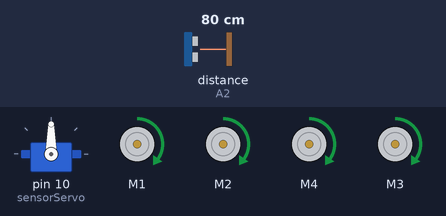
Simulated run of this sketch. Board: Arduino Uno, built with avr-gcc and run on an emulated ATmega328P. Parts: servo, 4 × DC motor (green arrow = forward, orange = backward, longer = faster). The inputs (shaded band) are chosen by the test bench; at power-on: distance to the obstacle (sensor on A2) 80 cm. The echo pulse lasts 58.3 µs per cm.

Above: at 1.2 s.
1.3 s: distance to the obstacle (sensor on A2) set to 32 cm
2.8 s: distance to the obstacle (sensor on A2) set to 26 cm
At 3.2 s:
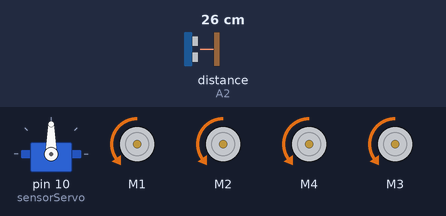
At 3.9 s:
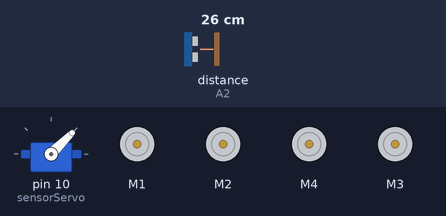
5.8 s: distance to the obstacle (sensor on A2) set to 35 cm
8.8 s: distance to the obstacle (sensor on A2) set to 2 cm
At 11.0 s:
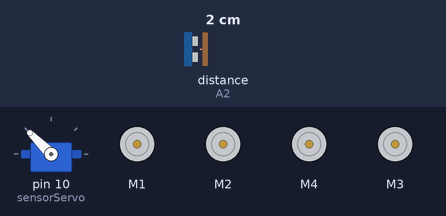
Timing chart, 0 to 12.8 s (numbered marks = the images above; inputs shaded):
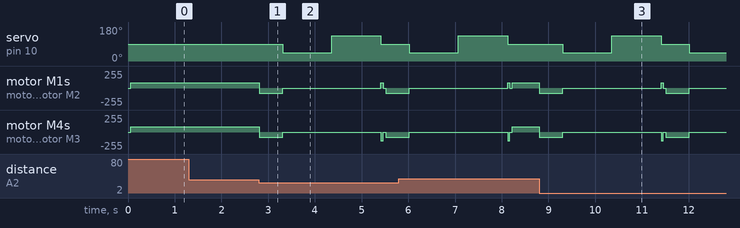

Measured:
- the behaviour switches between 30 and 29 cm on distance to the obstacle (sensor on A2) (found by bisection; images 0 and 1)
- after the input at 1.3 s, every drawn part: stays the same
- after the input at 2.8 s, servo on pin 10 (sensorServo): 90° → 45° after 0.51 s, → 135° 1.1 s later, → 90° 1.1 s later; motor M1, motor M2, motor M4, motor M3: forward 80/255 → backward 80/255 at once, → stopped 0.50 s later, → backward 80/255 2.1 s later
- after the input at 8.8 s, servo on pin 10 (sensorServo): 90° → 45° after 0.51 s, → 135° 1.1 s later, → 90° 1.1 s later, → 45° 0.60 s later; motor M1, motor M2, motor M4, motor M3: alternates backward 80/255 for 0.55 s and stopped for 2.1 s, starting at once

The sketch:

Autonomus_Drive.ino
```cpp
#include <AFMotor.h>
#include <Servo.h>
#include <NewPing.h>
#include <SoftwareSerial.h>


#define TRIG_PIN A3
#define ECHO_PIN A2
#define MAX_DISTANCE 400
#define LEFT_ANG 135
#define RIGHT_ANG 45
#define FRONT_ANG 90

NewPing sonar(TRIG_PIN, ECHO_PIN, MAX_DISTANCE);
SoftwareSerial Bluetooth(14, 15);

AF_DCMotor leftFRONT(1);
AF_DCMotor leftBACK(2);
AF_DCMotor rightFRONT(4);
AF_DCMotor rightBACK(3);
Servo sensorServo;

int forwardSPEED = 80 ;
int speedADJUSTMENT = 50 ;
int leftSPEED= forwardSPEED;
int rightSPEED= leftSPEED + speedADJUSTMENT ;
int turningDELAY = 50;
int slow = 70;
int fast = 50;
int distanceFRONT;
int distanceLEFT;
int distanceRIGHT;
int carDIRECTION = 0;

void setup() {
  Serial.begin(9600);
  Bluetooth.begin(9600);
  sensorServo.attach(10);
  sensorServo.write(FRONT_ANG);


}

void loop() {


distanceFRONT = measureDISTANCE();
  if (distanceFRONT >= 30) {
    goFORWARD();

  }
  else {
    breakCAR();
    goBACKWARD();
    breakCAR();
    sensorServo.write(RIGHT_ANG);
    delay(500);
    distanceRIGHT = measureDISTANCE ();
    delay(500);
    sensorServo.write(LEFT_ANG);
    delay(500);
    distanceLEFT = measureDISTANCE ();
    delay(500);
    sensorServo.write(FRONT_ANG);


    if (distanceRIGHT >= distanceLEFT) {

      turnRIGHT();
      breakCAR();

    }
    else {
      turnLEFT();
      breakCAR();
    }}


}
void goFORWARD() {
  leftFRONT.setSpeed(forwardSPEED);
  leftBACK.setSpeed(forwardSPEED);
  rightFRONT.setSpeed(forwardSPEED);
  rightBACK.setSpeed(forwardSPEED);

  leftFRONT.run(FORWARD);
  leftBACK.run(FORWARD);
  rightFRONT.run(FORWARD);
  rightBACK.run(FORWARD);

}
void goBACKWARD() {
  leftFRONT.setSpeed(forwardSPEED);
  leftBACK.setSpeed(forwardSPEED);
  rightFRONT.setSpeed(forwardSPEED);
  rightBACK.setSpeed(forwardSPEED);

  leftFRONT.run(BACKWARD);
  leftBACK.run(BACKWARD);
  rightFRONT.run(BACKWARD);
  rightBACK.run(BACKWARD);
  delay (500);
}

void breakCAR () {
  leftFRONT.run(RELEASE);
  leftBACK.run(RELEASE);
  rightFRONT.run(RELEASE);
  rightBACK.run(RELEASE);
}

void turnLEFT() {

  leftFRONT.setSpeed(leftSPEED);
  leftBACK.setSpeed(leftSPEED);
  rightFRONT.setSpeed(rightSPEED);
  rightBACK.setSpeed(rightSPEED);

  leftFRONT.run(BACKWARD);
  leftBACK.run(BACKWARD);
  rightFRONT.run(FORWARD);
  rightBACK.run(FORWARD);
  delay(turningDELAY);
}

void turnRIGHT() {


  leftFRONT.setSpeed(leftSPEED);
  leftBACK.setSpeed(leftSPEED);
  rightFRONT.setSpeed(rightSPEED);
  rightBACK.setSpeed(rightSPEED);

  leftFRONT.run(FORWARD);
  leftBACK.run(FORWARD);
  rightFRONT.run(BACKWARD);
  rightBACK.run(BACKWARD);
  delay(turningDELAY);

}


int measureDISTANCE () {
  delay (50);
  int distance = sonar.ping_cm();

  if (distance == 0)
  {
    distance = MAX_DISTANCE;
  }
  return distance;

}


void rcDRIVE () {
  if (Bluetooth.available())
    carDIRECTION = Bluetooth.read();
  switch (carDIRECTION) {
    case 48: breakCAR();
     break;
    case 49: turnLEFT();
     break;
    case 50: turnRIGHT();
      break;
    case 51: goBACKWARD();
       break;
    case 52: goFORWARD();
      break;

  }
}
```
